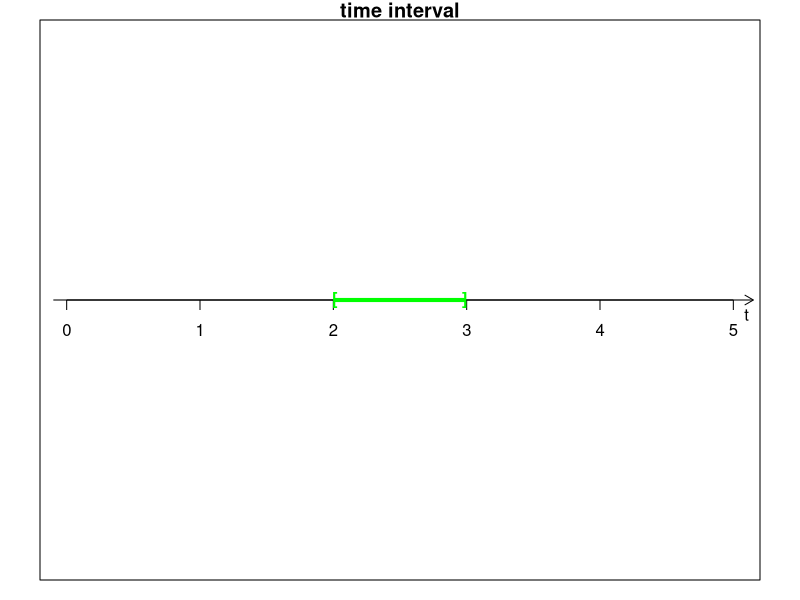
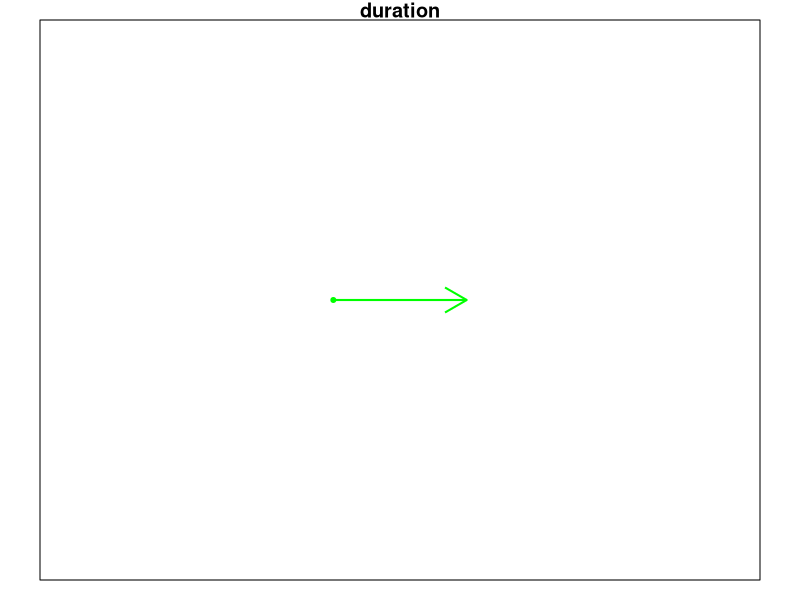

Here is the R script that generated these plots, in order:
## ---- chunk 1
#plot.window(xlim=c(0,5), ylim=c(-.5, .5))
#par(mar=c(1,2,1,2))
#plot(2, 0, , col="green", pch = 20, axes=F, xlim=c(0,5), ylim=c(-.5, .5), 
#     xlab="time", ylab="", main="time interval")
#axis(1, pos=0)
#arrows(x0=-.1, y0=0, x1=5.15, length=.1)
#arrows(x0=2, y0=0, x1=3, col="green", lwd =2)
#text(5.1, 0, "t", pos = 1)
#box()
## ---- chunk 2
#plot.window(xlim=c(0,5), ylim=c(-.5, .5))
par(mar=c(1,2,1,2))
par(lend="butt")
plot(c(2,3), c(0,0), col="green", type = "l", #pch = 20, 
     axes=F, xlim=c(0,5), ylim=c(-.5, .5), 
     xlab="time", ylab="", main="time interval")
axis(1, pos=0)
arrows(x0=-.1, y0=0, x1=5.15, length=.1)
segments(x0=2.01, y0=0, x1=2.99, col="green", lwd =4)
text(x=2.013, y=0, "[", col="green", font = 2)
text(x=2.987, y=0, "]", col="green", font = 2)
text(5.1, 0, "t", pos = 1)
box()
## ---- chunk 3
par(mar=c(1,2,1,2))
plot(2, 0, xlim=c(0,5), ylim=c(-.5, .5), col="green", pch = 20, axes=F, 
     xlab="", ylab="", main="duration")
arrows(x0=2, y0=0, x1=3, col="green", lwd =2)
box()
